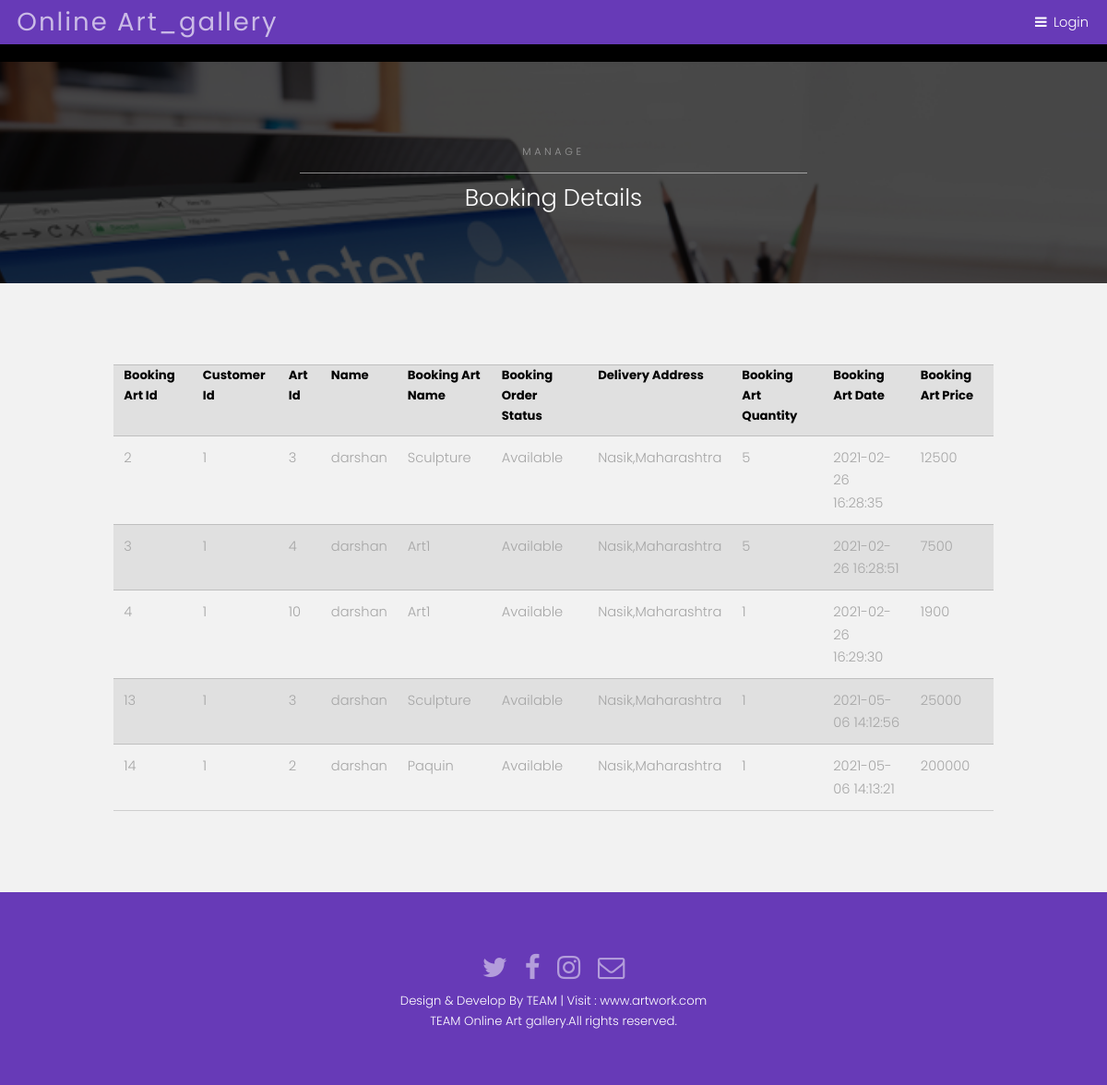
/admin/view_booking_detail.php, run on the app's committed database.
### tables this page shows
CREATE TABLE `booking_info` (
  `bart_id` int(10) NOT NULL,
  `cust_id` int(10) NOT NULL,
  `art_id` int(10) NOT NULL,
  `Name` text NOT NULL,
  `bart_name` varchar(50) NOT NULL,
  `order_status` varchar(20) NOT NULL,
  `delivery_address` varchar(50) NOT NULL,
  `bart_quantity` int(10) NOT NULL,
  `bart_date` varchar(30) NOT NULL DEFAULT 'CURRENT_TIMESTAMP(50)',
  `bart_price` int(20) NOT NULL
);

### admin/view_booking_detail.php (the view, shortened to what this page needs)
<?php include("header/header.php");?>
<section id="One" class="wrapper style3">
   <div class="inner">
      <header class="align-center">
         <p>MANAGE</p>
         <h2>Booking Details</h2>
      </header>
   </div>
</section>
<section id="two" class="wrapper style2">
   <div class="content" style="overflow-x:auto">
      <?php
         $sql = "select * from booking_info";
         $run = mysqli_query( $con, $sql );
         echo "
         <div class='container divform'>
         <table class='table table-bordered'  >
         	<tr>
         	<th>Booking Art Id</th>
         <th>Customer Id</mmth>
         <th> Art Id</th>
         <th>Name</th>
         <th>Booking Art Name</th>
         <th>Booking Order Status</th>
         <th>Delivery Address</th>
         <th>Booking Art Quantity</th>
         <th>Booking Art Date</th>
         <th>Booking Art Price</th>
         	</tr>";
         while ( $result = mysqli_fetch_array( $run ) ) {
         	echo "<tr>
         		<td>$result[0]</td>
         <td>$result[1]</td>
         <td>$result[2]</td>
         <td>$result[3]</td>
         <td>$result[4]</td>
         <td>$result[5]</td>
         <td>$result[6]</td>
         <td>$result[7]</td>
         <td>$result[8]</td>
         <td>$result[9]</td>
         		</tr>";
         }
         echo "</table>
         </div>";
         ?>
   </div>
</section>
<?php include( "../footer/footer.php" );?>

### assets/css/main.css (style rules this page uses)
html, body, div, span, applet, object, iframe, h1, h2, h3, h4, h5, h6, p, blockquote, pre, a, abbr, acronym, address, big, cite, code, del, dfn, em, img, ins, kbd, q, s, samp, small, strike, strong, sub, sup, tt, var, b, u, i, center, dl, dt, dd, ol, ul, li, fieldset, form, label, legend, table, caption, tbody, tfoot, thead, tr, th, td, article, aside, canvas, details, embed, figure, figcaption, footer, header, hgroup, menu, nav, output, ruby, section, summary, time, mark, audio, video { margin: 0; padding: 0; border: 0; font-size: 100%; font: inherit; vertical-align: baseline; }
article, aside, details, figcaption, figure, footer, header, hgroup, menu, nav, section { display: block; }
body { line-height: 1; }
table { border-collapse: collapse; border-spacing: 0; }
body { -webkit-text-size-adjust: none; }
*, *:before, *:after { -moz-box-sizing: border-box; -webkit-box-sizing: border-box; box-sizing: border-box; }
.container { margin-left: auto; margin-right: auto; }
.container { width: 80rem; }
@media screen and (max-width: 1680px) { .container { width: 80rem; } }
@media screen and (max-width: 1280px) { .container { width: 65rem; } }
body { -ms-overflow-style: scrollbar; }
body { background: #fff; }
html { font-size: 13pt; }
@media screen and (max-width: 1680px) { html { font-size: 11pt; } }
@media screen and (max-width: 1280px) { html { font-size: 11pt; } }
body { background-color: #fff; color: #444; }
body, input, select, textarea { font-family: "Poppins", sans-serif; font-weight: 300; font-size: 1rem; line-height: 1.65; }
p { margin: 0 0 2rem 0; }
h1, h2, h3, h4, h5, h6 { font-weight: 300; line-height: 1.5; margin: 0 0 1rem 0; }
h2 { font-size: 1.75rem; }
.align-center { text-align: center; }
h1, h2, h3, h4, h5, h6 { color: #555; }
header p { position: relative; margin: 0 0 1.5rem 0; }
header p { color: #fff; }
table { margin: 0 0 2rem 0; width: 100%; }
table tbody tr { border: solid 1px; border-left: 0; border-right: 0; }
table td { padding: 0.75rem 0.75rem; }
table th { font-size: 0.9rem; font-weight: 700; padding: 0 0.75rem 0.75rem 0.75rem; text-align: left; }
table tbody tr { border-color: rgba(144, 144, 144, 0.25); }
table tbody tr:nth-child(2n + 1) { background-color: rgba(144, 144, 144, 0.075); }
table th { color: #555; }
.wrapper { padding: 6rem 0 4rem 0 ; position: relative; margin: 0; }
.wrapper > .inner { margin: 0 auto; width: 80rem; }
.wrapper.style2 { background-color: #f2f2f2; color: #a6a6a6; }
.wrapper.style2 table tbody tr { border-color: rgba(0, 0, 0, 0.15); }
.wrapper.style2 table tbody tr:nth-child(2n + 1) { background-color: rgba(0, 0, 0, 0.075); }
.wrapper.style2 table th { color: #000; }
.wrapper.style3 { color: #bfbfbf; background-image: url(../../img/bg/bg.jpg); background-size: cover; background-attachment: fixed; background-position: center; position: relative; }
.wrapper.style3 h1, .wrapper.style3 h2, .wrapper.style3 h3, .wrapper.style3 h4, .wrapper.style3 h5, .wrapper.style3 h6 { color: #ffffff; }
.wrapper.style3 header p { color: #999999; }
.wrapper.style3 .inner { position: relative; z-index: 2; }
.wrapper.style3 p { text-transform: uppercase; font-size: .75rem; font-weight: 300; margin: 0 0 .5rem 0; padding: 0 0 1rem 0; letter-spacing: .25rem; }
.wrapper.style3 p:after { content: ''; position: absolute; margin: auto; right: 0; bottom: 0; left: 0; width: 50%; height: 1px; background-color: rgba(255, 255, 255, 0.5); }
.wrapper.style3:before { -moz-transition: opacity 3s ease; -webkit-transition: opacity 3s ease; -ms-transition: opacity 3s ease; transition: opacity 3s ease; -moz-transition-delay: 1.25s; -webkit-transition-delay: 1.25s; -ms-transition-delay: 1.25s; transition-delay: 1.25s; content: ''; display: block; background-color: rgba(0, 0, 0, 0.95); height: 100%; left: 0; opacity: 0.75; position: absolute; top: 0; width: 100%; z-index: 1; }
@media screen and (max-width: 1280px) { .wrapper > .inner { width: 75rem; } }

### data on the page
booking_info: bart_id "2", cust "1", art "3", Name "darshan", bart_name "Sculpture", order_status "Available", delivery_address "Nasik,Maharashtra", bart_quantity "5", bart_date "2021-02-26 16:28:35", bart_price "12500"
booking_info: bart_id "3", cust "1", art "4", Name "darshan", bart_name "Art1", order_status "Available", delivery_address "Nasik,Maharashtra", bart_quantity "5", bart_date "2021-02-26 16:28:51", bart_price "7500"
booking_info: bart_id "4", cust "1", art "10", Name "darshan", bart_name "Art1", order_status "Available", delivery_address "Nasik,Maharashtra", bart_quantity "1", bart_date "2021-02-26 16:29:30", bart_price "1900"
booking_info: bart_id "13", cust "1", art "3", Name "darshan", bart_name "Sculpture", order_status "Available", delivery_address "Nasik,Maharashtra", bart_quantity "1", bart_date "2021-05-06 14:12:56", bart_price "25000"
booking_info: bart_id "14", cust "1", art "2", Name "darshan", bart_name "Paquin", order_status "Available", delivery_address "Nasik,Maharashtra", bart_quantity "1", bart_date "2021-05-06 14:13:21", bart_price "200000"
